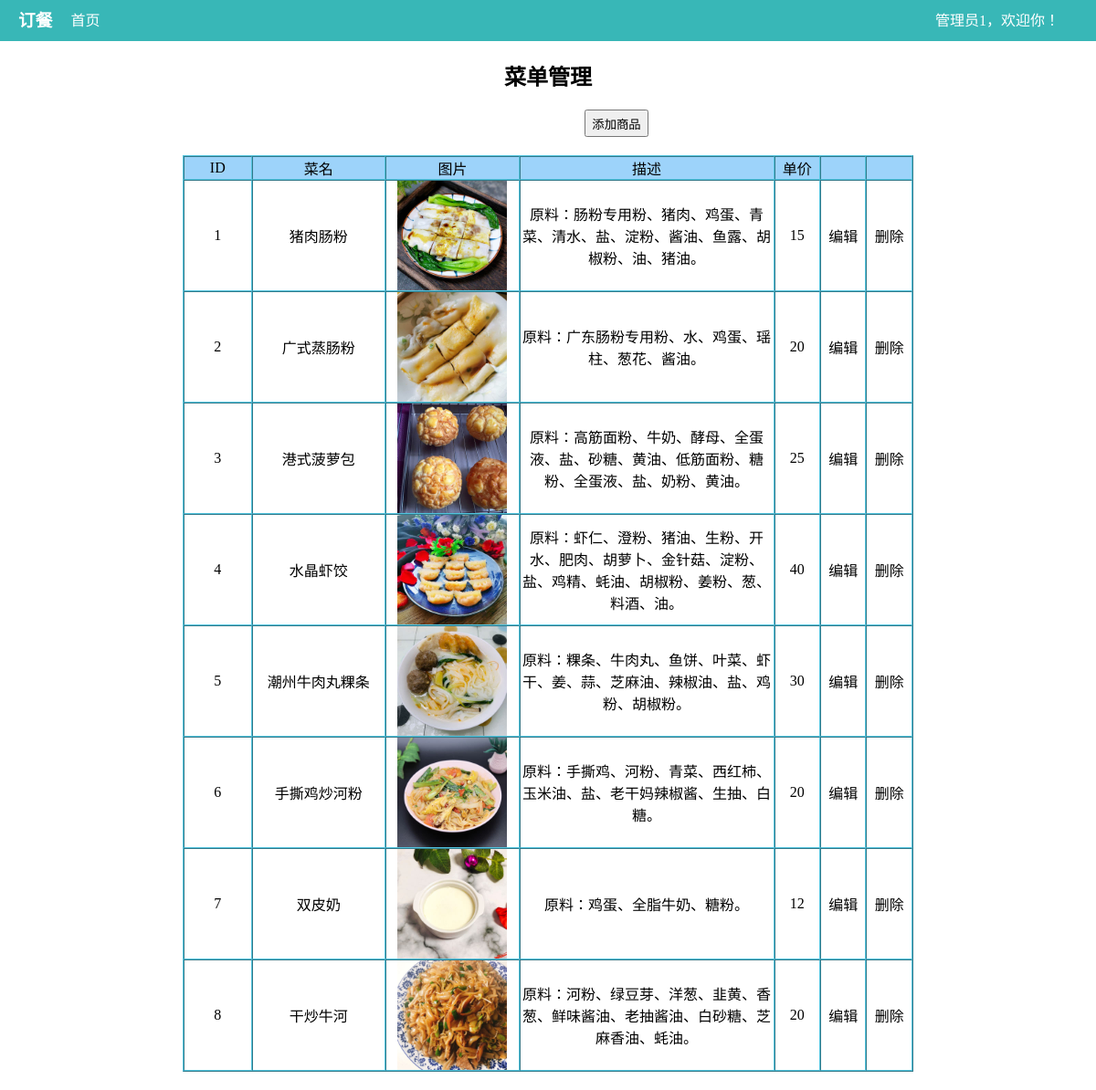
Page /menu_manage.php (signed in) on the committed database.
### tables this page shows
CREATE TABLE `food` (
  `id` int(4) NOT NULL auto_increment,
  `img_src` varchar(70) NOT NULL default '',
  `name` varchar(40)  NOT NULL default '',
  `introduce` varchar(100) NOT NULL default '',
  `price`  int(4) default NULL,
  PRIMARY KEY  (`id`)
);

### menu_manage.php (the view, shortened to what this page needs)
<?php
include('top.php');
?>
<h2 class='c'>菜单管理</h2>
<a class='k' href="food_add.php"><button >添加商品</button></a>
<table width="700" cellpadding="0" cellspacing="0"  border='1' class='c'>
    <tr class='t-f'>
        <td width="60">ID</td>
        <td width="120">菜名</td>
        <td width="120">图片</td>
        <td width="230">描述</td>
        <td width="40">单价</td>
        <td width="40"></td>
        <td width="40"></td>
    </tr>
    <?php
        $result = $conn->query("SELECT * FROM food ");
        while($a=$result->fetch_array(MYSQLI_ASSOC)){
    ?>
    <tr class='tu'>
        <td width="60"><?php echo $a["id"]?></td>
        <td width="120"><?php echo $a["name"]?></td>
        <td width="120"><img src="<?php echo $a['img_src']?>" alt=""></td>
        <td width="230"><?php echo $a["introduce"]?></td>
        <td width="40"><?php echo $a["price"]?></td>
        <td width="40" class='del'><a href="<?php echo "food_bianji.php?new=".$a['id'] ?>">编辑</a></td>
        <td width="40" class='del'><a href="<?php echo "del_menu.php?new=".$a['id'] ?>">删除</a></td>
    </tr>
    <?php
        }
    ?>
</table>

### top.php (style rules this page uses)
* { margin:0; padding:0; }
a { text-decoration: none; color:black; }

### menu_manage.php (style rules this page uses)
.c { text-align:center; }
table { width:800px; margin:20px auto; border-color:#52C3DD; }
table img { width:120px; height:120px; }
table .tu { height:120px; }
table .t-f { background:#9DD3FA; }
.k { margin-left:640px; }
h2 { margin-bottom:20px; }
button { height:30px; width:70px; }

### rows in the picture
food: id "1", name "猪肉肠粉", img_src (picture), introduce "原料：肠粉专用粉、猪肉、鸡蛋、青菜、清水、盐、淀粉、酱油、鱼露、胡椒粉、油、猪油。", price "15"
food: id "2", name "广式蒸肠粉", img_src (picture), introduce "原料：广东肠粉专用粉、水、鸡蛋、瑶柱、葱花、酱油。", price "20"
food: id "3", name "港式菠萝包", img_src (picture), introduce "原料：高筋面粉、牛奶、酵母、全蛋液、盐、砂糖、黄油、低筋面粉、糖粉、全蛋液、盐、奶粉、黄油。", price "25"
food: id "4", name "水晶虾饺", img_src (picture), introduce "原料：虾仁、澄粉、猪油、生粉、开水、肥肉、胡萝卜、金针菇、淀粉、盐、鸡精、蚝油、胡椒粉、姜粉、葱、料酒、油。", price "40"
food: id "5", name "潮州牛肉丸粿条", img_src (picture), introduce "原料：粿条、牛肉丸、鱼饼、叶菜、虾干、姜、蒜、芝麻油、辣椒油、盐、鸡粉、胡椒粉。", price "30"
food: id "6", name "手撕鸡炒河粉", img_src (picture), introduce "原料：手撕鸡、河粉、青菜、西红柿、玉米油、盐、老干妈辣椒酱、生抽、白糖。", price "20"
food: id "7", name "双皮奶", img_src (picture), introduce "原料：鸡蛋、全脂牛奶、糖粉。", price "12"
food: id "8", name "干炒牛河", img_src (picture), introduce "原料：河粉、绿豆芽、洋葱、韭黄、香葱、鲜味酱油、老抽酱油、白砂糖、芝麻香油、蚝油。", price "20"

### other values in the picture
$_SESSION['admin_name'] "管理员1"
